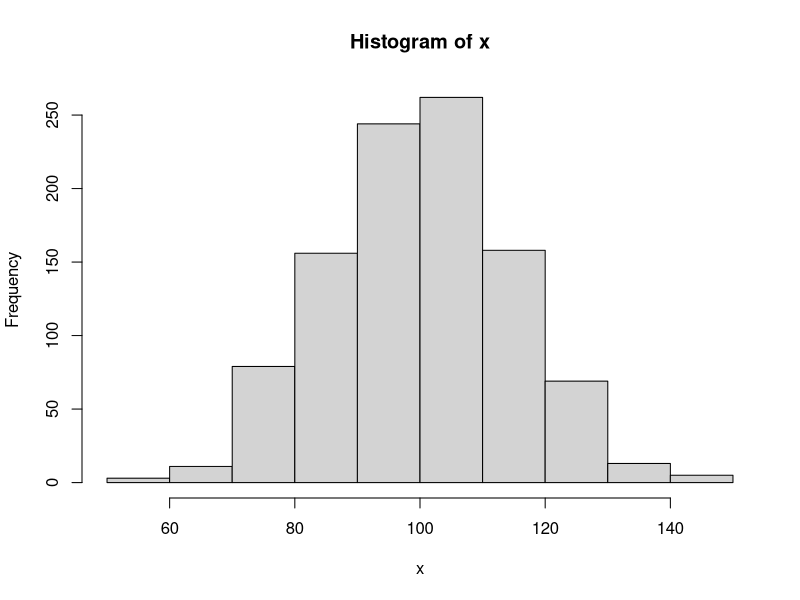

The R script that drew this image:
# r2py crawler metadata
# package: openssl
# source_type: vignette
# topic: secure_rng_s6
# source_file: C:\Users\bened\AppData\Local\R\win-library\4.5\openssl\doc\secure_rng.R
# lines: 4

suppressPackageStartupMessages(library(openssl))
# Secure rnorm
x <- qnorm(rand_num(1000), mean = 100, sd = 15)
hist(x)
